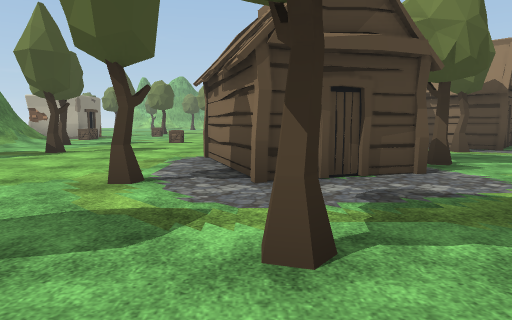
View 1 (above)

23 first-person views from a walk through a 3-D level made in the Unity game engine. The camera is 1.3 m above the floor, tilts 6° down and sees 70° across. The floor is counted in squares, 2 m on a side. Each view is taken from the middle of a square. On the plan, view 1 faces up. The plan holds only what a view shows up to about 11 squares ahead; the rest is blank. The place goes on beyond the plan. The player is left out. Some surface patterns are stand-ins.

View 2
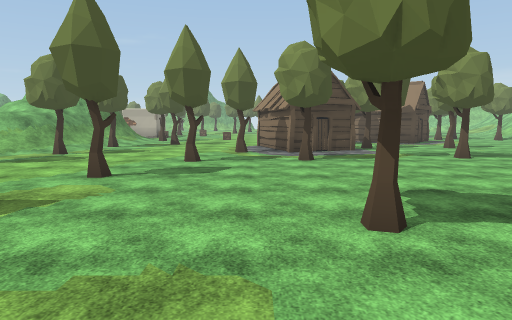

View 3
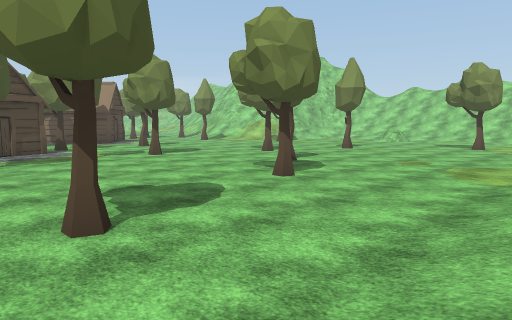

View 4
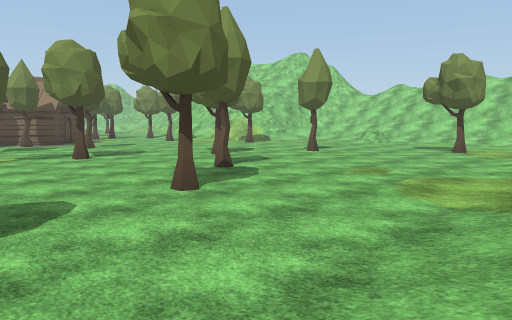

View 5
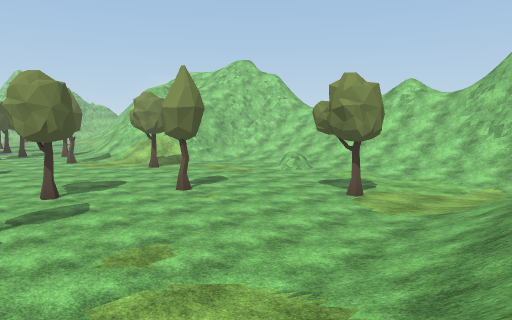

View 6
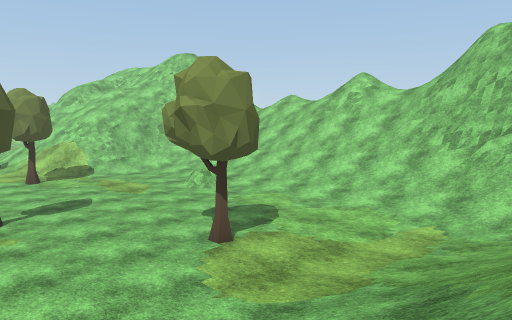

View 7
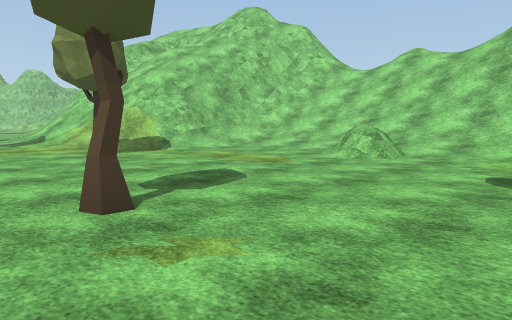

View 8
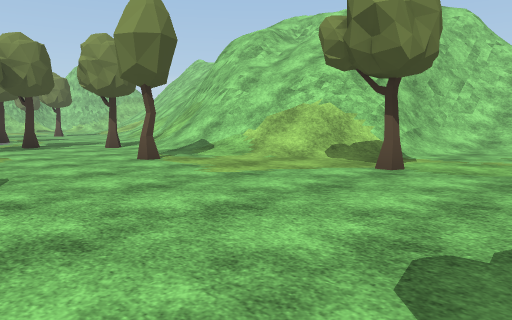

View 9
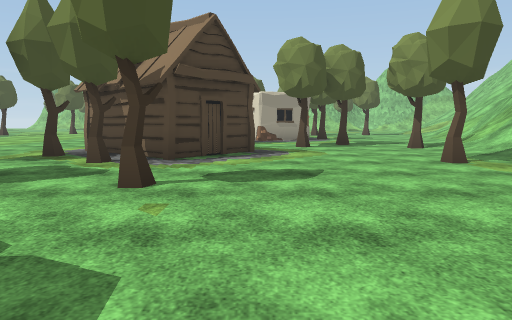

View 10
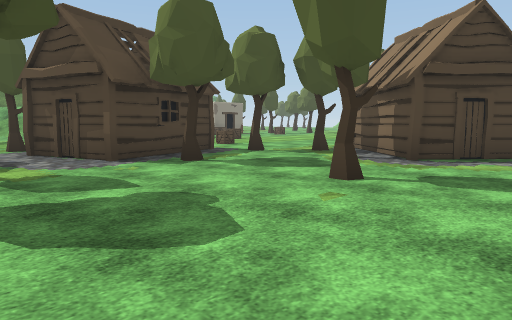

View 11
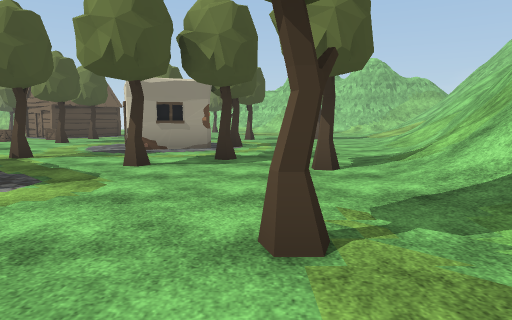

View 12
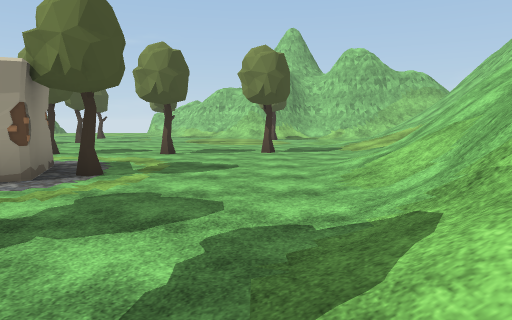

View 13
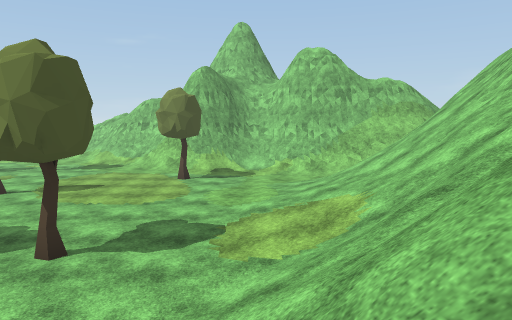

View 14
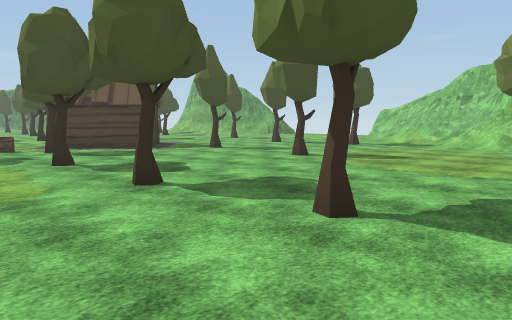

View 15
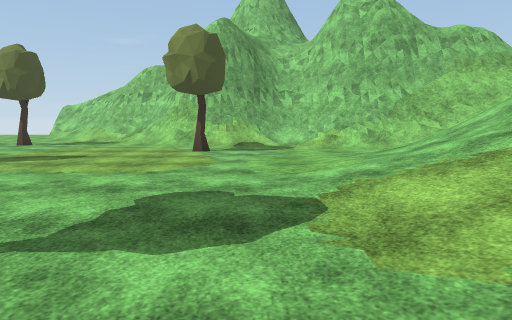

View 16
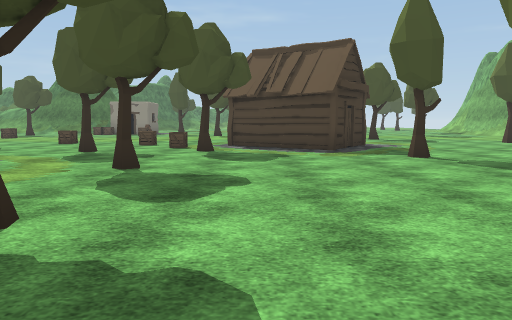

View 17
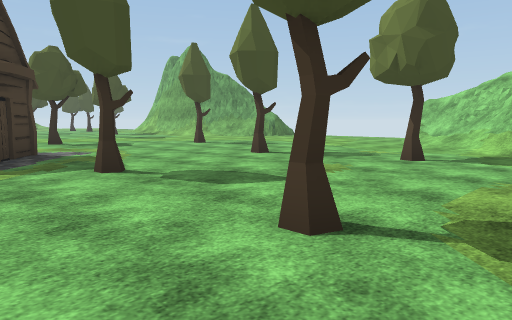

View 18
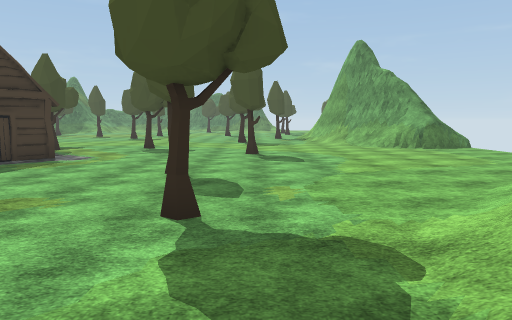

View 19
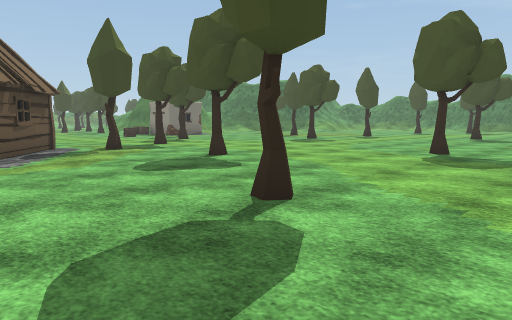

View 20
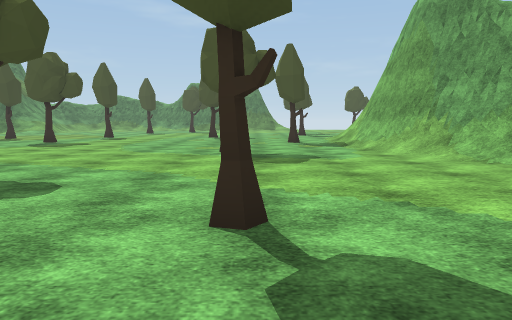

View 21
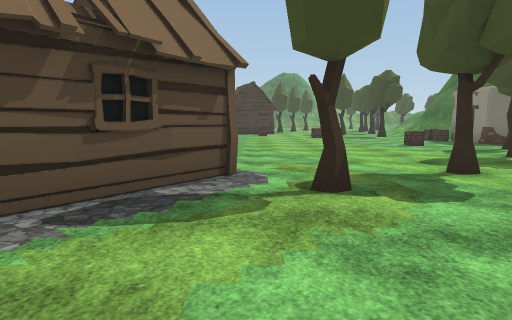

View 22
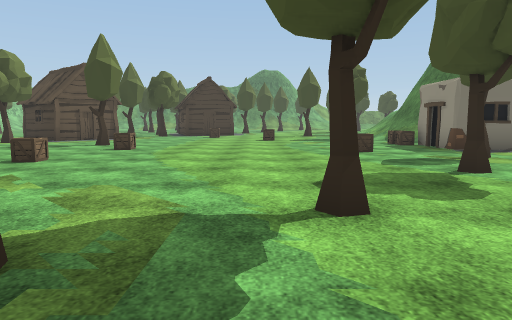

View 23
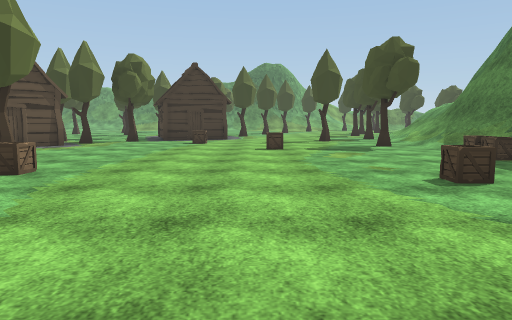

### Floor plan
Key: @ floor where view 1 was taken; # wall or solid block; . floor; / step, stairs or slope; = window, fence, low wall or low ledge; v drop or lower ground; T tree; H hut; C crate; O other object.
Columns run from 8 left of view 1 to 20 right of it. Each row starts with its distance up from view 1.
 34    ##   ..... /=/
 33   ###/. ....../=#
 32 ###//........../#
 31 ................//
 30 T................//##
 29 .........T........./########
 28 ...T.........T..T...////#####
 27 ......................../////
 26 .....................T.../
 25 ......T.................//  =
 24 ..........H..T...T......////=
 23 .......T..HH.........../////=
 22 T.  .....H.H.........../////#
 21     .T...HH............////=#
 20    .........T.......T../////
 19   .T.......C...T..T....////
 18   ........C...........////
 17  .T.........T.........///
 16 ....C..........##T...////
 15 ##.......C.....#O#...////
 14 O#C.......T..........///
 13   C...........T....../#
 12 #/..........  ...T..//#
 11 #/....C.....HH..T..T//#
 10 #/.T........H.HH..../==/
  9 #/......C..THHH...../////
  8   ..T.....T.T.....T./////
  7    ....HHH..........//=/
  6     .....H.T..T......//##vvv
  5     ....H.H...........///####
  4 /......TH...........T.../////
  3 .T........T.............////
  2  .......T...T.........../////
  1   ....T........T.......=/////
  0   ......@.........T....=/////
 -1    .T.........T.........////
 -2    .....................///
 -3     ........T.........../////
 -4      ...T............T..///=/
 -5      ...................//###
 -6         ../////////////.//###
 -7        / ////  //////////##
 -8              / /// //

Where each view was taken, in squares from view 1:
view 1: 0 up, 0 right, facing up
view 2: 7 down, 1 left, facing up
view 3: 7 down, 1 left, facing up-right
view 4: 7 down, 1 right, facing up-right
view 5: 8 down, 5 right, facing up-right
view 6: 8 down, 9 right, facing up-right
view 7: 3 down, 9 right, facing up-right
view 8: 2 up, 7 right, facing up-right
view 9: 2 up, 7 right, facing up
view 10: 2 up, 8 right, facing up-left
view 11: 6 up, 10 right, facing up
view 12: 10 up, 12 right, facing up
view 13: 15 up, 15 right, facing up
view 14: 17 up, 14 right, facing up-left
view 15: 18 up, 14 right, facing up
view 16: 21 up, 12 right, facing left
view 17: 22 up, 10 right, facing up-left
view 18: 29 up, 11 right, facing left
view 19: 31 up, 3 right, facing down-left
view 20: 29 up, 3 right, facing left
view 21: 26 up, 0 right, facing down
view 22: 24 up, 2 left, facing down
view 23: 20 up, 2 left, facing down
